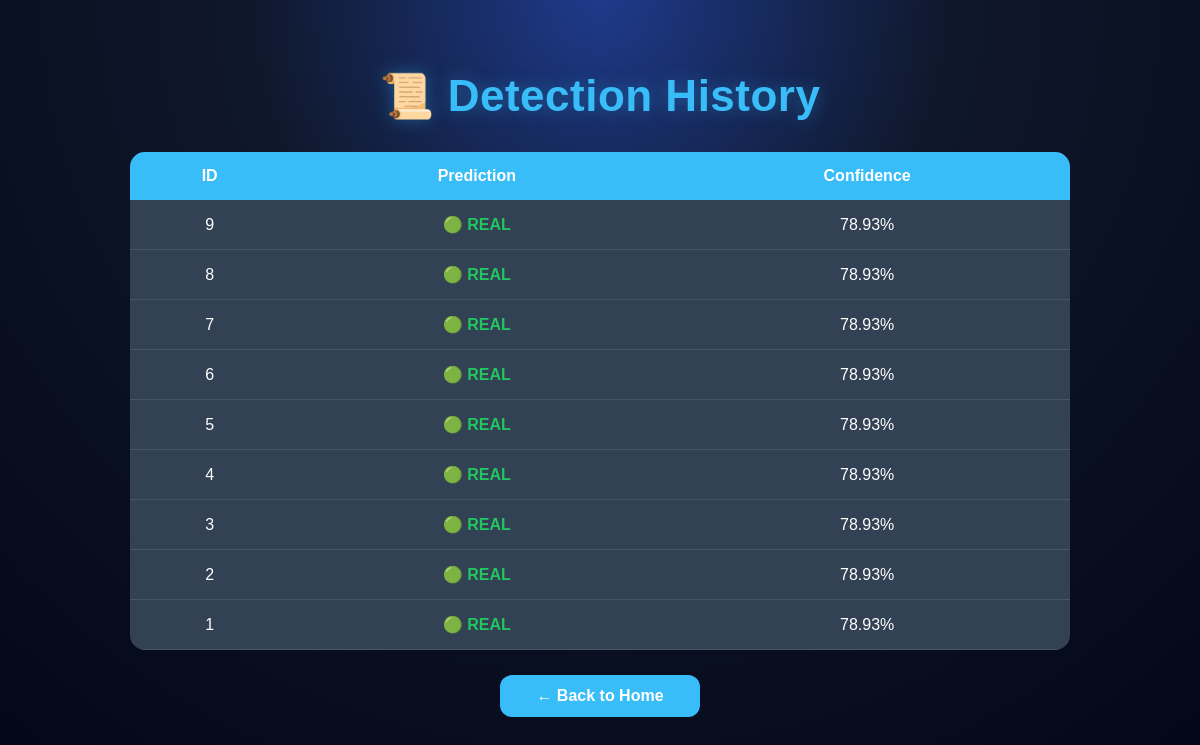
Before: /history with the older database file.
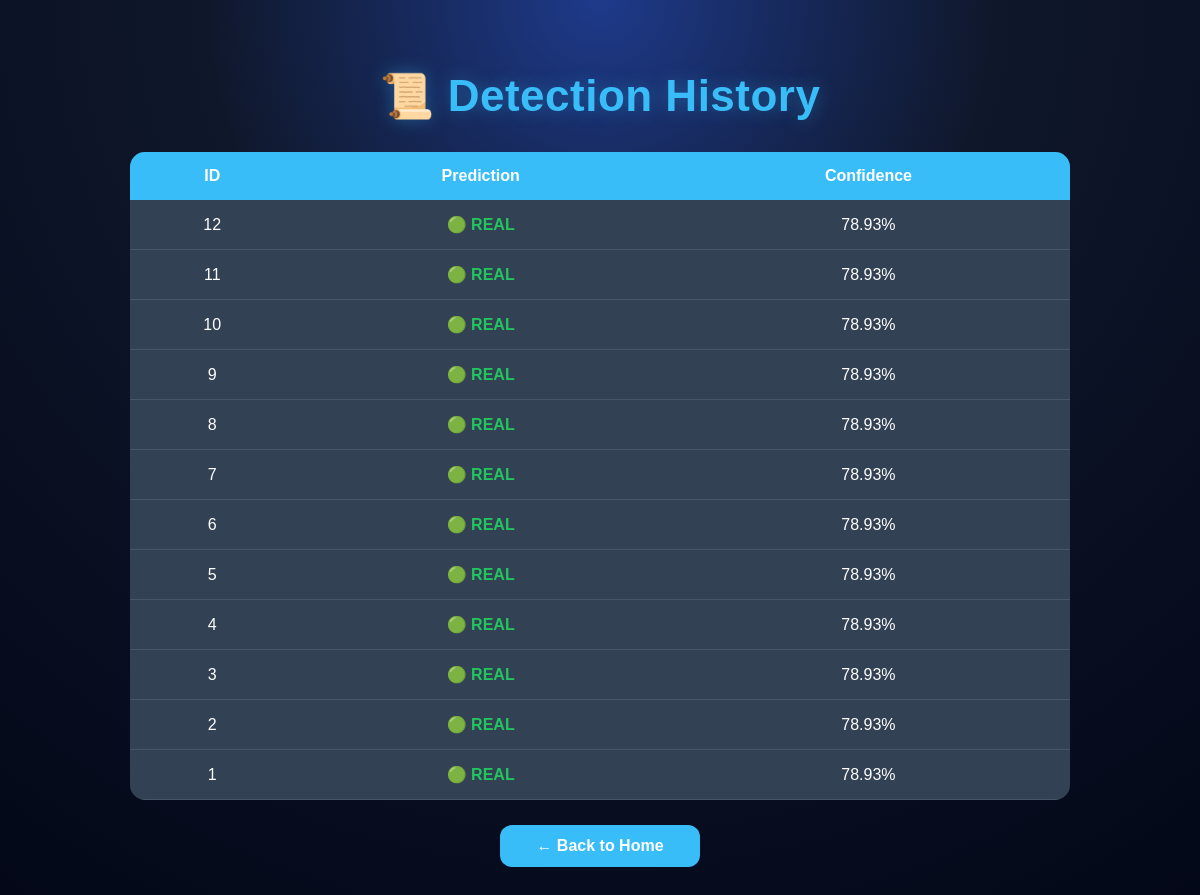
After: the same page with the newer database file.
### tables this page shows
CREATE TABLE detections (
        id INTEGER PRIMARY KEY AUTOINCREMENT,
        prediction TEXT,
        confidence REAL
    );

### app.py (the view)
@app.route("/history")
def history():
    conn = get_db()
    cursor = conn.cursor()
    cursor.execute("""
        SELECT id, prediction, confidence
        FROM detections
        ORDER BY id DESC
    """)
    records = cursor.fetchall()
    conn.close()
    return render_template(
        "history.html",
        records=records
    )

### app.py (called while the page is built)
def get_db():
    conn = sqlite3.connect(DATABASE)
    conn.row_factory = sqlite3.Row
    return conn

### templates/history.html (shortened to what this page needs)
<!DOCTYPE html>
<html>
<head>
    <link rel="stylesheet" href="{{ url_for('static', filename='style.css') }}">
</head>
<body>
<div class="history-container">
    <h1 class="history-title">📜 Detection History</h1>
    <table>
        <tr>
            <th>ID</th>
            <th>Prediction</th>
            <th>Confidence</th>
        </tr>
        {% for row in records %}
        <tr>
            <td>{{ row[0] }}</td>
            <td>
                {% if "REAL" in row[1] %}
                    <span class="real">{{ row[1] }}</span>
                {% else %}
                    <span class="fake">{{ row[1] }}</span>
                {% endif %}
            </td>
            <td>{{ row[2] }}%</td>
        </tr>
        {% endfor %}
    </table>
    <a href="/" class="back-btn">
        ← Back to Home
    </a>
</div>
</body>
</html>

Changed rows visible on the page:
added detections: id "12", prediction "🟢 REAL", confidence "78.93"
added detections: id "11", prediction "🟢 REAL", confidence "78.93"
added detections: id "10", prediction "🟢 REAL", confidence "78.93"
